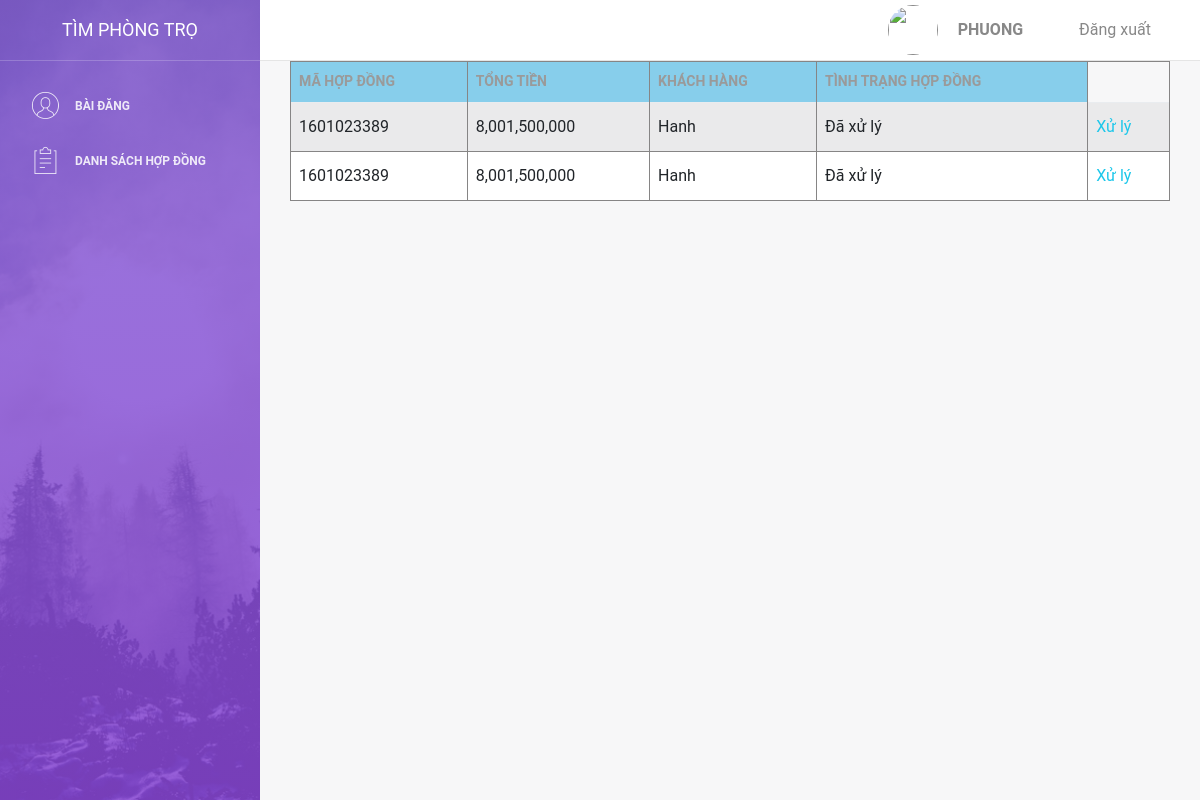
The page /chu-tro/views/quanlyhopdong/ (signed in) on the database its author committed.
### tables this page shows
CREATE TABLE `baidang` (
  `maBD` varchar(255) NOT NULL,
  `tieude` varchar(255) DEFAULT NULL,
  `gia` double DEFAULT NULL,
  `ngaydang` date DEFAULT NULL,
  `maPhong` varchar(50) DEFAULT NULL,
  `mota` char(50) DEFAULT NULL,
  `chutro` int(11) DEFAULT NULL,
  `tinhtrang` varchar(45) DEFAULT NULL
);

CREATE TABLE `chitiethopdong` (
  `maHD` varchar(20) DEFAULT NULL,
  `Giatien` double DEFAULT NULL,
  `maPhong` varchar(50) DEFAULT NULL,
  `maDichvu` varchar(20) DEFAULT NULL,
  `maCTiet` bigint(20) NOT NULL,
  `trangthaict` tinyint(4) DEFAULT 1
);

CREATE TABLE `hopdong` (
  `maHD` varchar(20) NOT NULL,
  `Tinhtranghopdong` int(11) DEFAULT NULL,
  `Tongtien` double DEFAULT NULL,
  `khachhang` int(11) DEFAULT NULL,
  `ngaydat` date DEFAULT NULL
);

CREATE TABLE `khachhang` (
  `maKh` int(11) NOT NULL,
  `ten` varchar(50) DEFAULT NULL,
  `sdt` varchar(12) DEFAULT NULL,
  `Email` varchar(50) DEFAULT NULL,
  `matkhau` varchar(50) DEFAULT NULL
);

### chu-tro/views/quanlyhopdong/index.php (the view, shortened to what this page needs)
<?php include '../shared/header.php';?>
<div class="container">
    <?php
     $kh =  $_SESSION['chutro']['id'];
    $sql = "SELECT * FROM baidang, hopdong, chitiethopdong, phong, khachhang  WHERE baidang.chutro = '$kh' and hopdong.khachhang = khachhang.maKh and baidang.maPhong = phong.maPhong and hopdong.maHD = chitiethopdong.maHD and chitiethopdong.maPhong = phong.maPhong";
    $rs = mysqli_query($connect, $sql);
    if ($rs) {
        ?>
        <div class="container">
            <table class="table table-striped">
                <thead>
                    <tr>
                        <th><h6>Mã hợp đồng </h6></th>
                        <th> <h6>Tổng tiền </h6></th>
                        <th> <h6>Khách hàng </h6></th>
                        <th> <h6>Tình trạng hợp đồng</h6></th>
                    </tr>
                </thead>
                <tbody>
    <?php while ($row = mysqli_fetch_assoc($rs)) { ?>
                        <tr>
                            <td><?php echo $row['maHD']; ?> </td>
                            <td><?php echo number_format($row['Tongtien']); ?></td>
                            <td><?php echo $row['ten']; ?></td>
                            <td><?php
                                switch ($row['Tinhtranghopdong']) {
                                    case 2: echo "Đã xử lý";
                                        break;
                                }
                                ?> </td>
                            <td><a href="chitiethopdong.php?mahd=<?php echo $row['maHD']; ?>">Xử lý</a></td>
                        </tr>
        <?php } ?>
                </tbody>
            </table>
        </div>
    <?php
} else {
    echo 'No data!';
}
?>
</div>
<?php include '../shared/footer.php'; ?>

### chu-tro/views/shared/header.php (style rules this page uses)
table, th, td { border:1px solid #868585; }
table { border-collapse:collapse; }
table tr:nth-child(odd) { background-color:#eee; }
table tr:nth-child(even) { background-color:white; }
table tr:nth-child(1) { background-color:skyblue; }

### rows shown on the page
baidang: chitiethopdong.maHD "1601023389", hopdong.Tongtien "8,001,500,000", khachhang.ten "Hanh"
baidang: chitiethopdong.maHD "1601023389", hopdong.Tongtien "8,001,500,000", khachhang.ten "Hanh"

### other values the page prints
$_SESSION['chutro']['ten'] "PHUONG"
